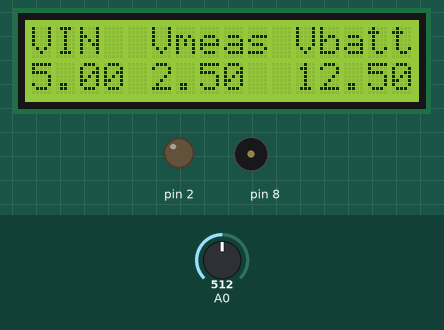
Simulated run of this sketch. Board: Arduino Uno, built with avr-gcc and run on an emulated ATmega328P. Parts: 16×2 character LCD, output pins drawn as LEDs (lit = HIGH), buzzer (waves = sounding). The test bench sets the inputs (shaded band); at power-on: A0 = 512. Pins used as bus, display or sensor lines are not drawn. At 2.6 s the program stops and its outputs stay as they are.

Above: at 2.1 s.
2.2 s: A0 set to 306
At 2.3 s:
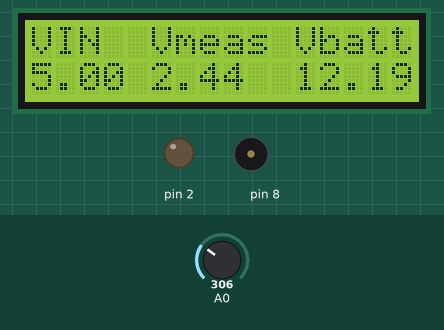
At 3.3 s:
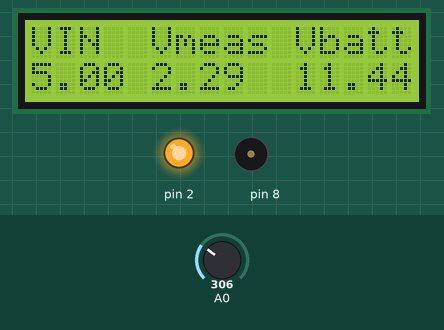
Timing chart, 0 to 4.1 s (numbered marks = the images above; inputs shaded):
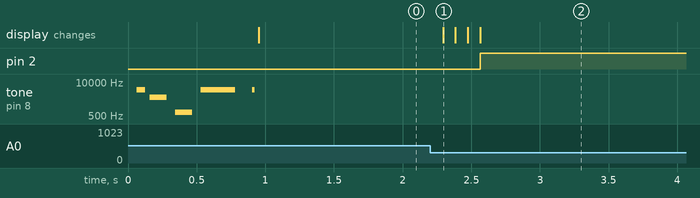

The sketch:

backup_battery_control.ino
```cpp
#include <LiquidCrystal_I2C.h>
#include <Wire.h>
#include "Timer.h"                     //http://github.com/JChristensen/Timer
#include <Average.h>

LiquidCrystal_I2C lcd(0x3F, 16, 2);

Timer t;

// Reserve space for 20 entries in the average bucket.
// Change the type between < and > to change the entire way the library works.
byte entries = 30;
Average<float> voltavg(entries);

float vmeas;
float vbatt;
#include "pitches.h"

// notes in the melody:
int melody[] = {

  NOTE_DS8, NOTE_E7, NOTE_F5, NOTE_DS8
};

// note durations: 4 = quarter note, 8 = eighth note, etc.:
int noteDurations[] = {
  16, 8, 8, 4,
};

float mapfloat(float x, float in_min, float in_max, float out_min, float out_max)
{
  return (x - in_min) * (out_max - out_min) / (in_max - in_min) + out_min;
}

int interval;
long currentmillis;
float Vcc;
float v;

void setup() {
  lcd.init();
  lcd.backlight();

  pinMode(8, OUTPUT);

  // iterate over the notes of the melody:
  for (int thisNote = 0; thisNote < (sizeof(melody) / sizeof(int)); thisNote++) {

    // to calculate the note duration, take one second divided by the note type.
    //e.g. quarter note = 1000 / 4, eighth note = 1000/8, etc.
    int noteDuration = 1000 / noteDurations[thisNote];
    tone(8, melody[thisNote], noteDuration);

    // to distinguish the notes, set a minimum time between them.
    // the note's duration + 30% seems to work well:
    int pauseBetweenNotes = noteDuration * 1.50;
    delay(pauseBetweenNotes);
    // stop the tone playing:
    noTone(8);
  }
  pinMode(2, OUTPUT);
  digitalWrite(2, LOW);
  beep();
  //delay(500);
  Vcc = readVcc() / 1000;

  currentmillis = millis();
}

void loop() {

  Vcc = readVcc() / 1000;
  digitalWrite(2, LOW);
  v = analogRead(A0) * Vcc / 1024;
  voltavg.push(v);
  vmeas = voltavg.mean();
  vbatt = vmeas * 5;
  lcd.clear();
  lcd.setCursor(0, 0);
  lcd.print("VIN  Vmeas Vbatt");
  lcd.setCursor(0, 1);
  lcd.print(Vcc);
  lcd.setCursor(5, 1);
  lcd.print(vmeas);
  lcd.setCursor(11, 1);
  lcd.print(vbatt);

  if (vbatt >= 12.62) { //>90%
    interval = 10000;
  }
  if (vbatt >= 11.96 && vbatt < 12.62) { // 40%-90%
    interval = 6000;
  }
  if (vbatt >= 11.66 && vbatt < 11.96) { // 20%-40%
    interval = 2500;
  }
  if (vbatt >= 11.51 && vbatt < 11.66) { // <20%
    interval = 500;
  }
  if (vbatt < 11.51) { // <10%
    digitalWrite(8, HIGH);
    digitalWrite(2, HIGH);
    while (1);
  }

  if ( millis() > (currentmillis + interval) && vbatt > 11.51) {
    beep();
    currentmillis = millis();
  }
  delay(50);

}

long readVcc() {

  long result;
  // Read 1.1V reference against AVcc
  ADMUX = _BV(REFS0) | _BV(MUX3) | _BV(MUX2) | _BV(MUX1);
  delay(5); // Wait for Vref to settle
  ADCSRA |= _BV(ADSC); // Convert
  while (bit_is_set(ADCSRA, ADSC));
  result = ADCL;
  result |= ADCH << 8;
  result = 1125300L / result; // Back-calculate AVcc in mV
  return result;

}

void beep() {
  tone(8, 5000, 15);
}
```

pitches.h
```cpp
/*************************************************
 * Public Constants
 *************************************************/

#define NOTE_B0  31
#define NOTE_C1  33
#define NOTE_CS1 35
#define NOTE_D1  37
#define NOTE_DS1 39
#define NOTE_E1  41
#define NOTE_F1  44
#define NOTE_FS1 46
#define NOTE_G1  49
#define NOTE_GS1 52
#define NOTE_A1  55
#define NOTE_AS1 58
#define NOTE_B1  62
#define NOTE_C2  65
#define NOTE_CS2 69
#define NOTE_D2  73
#define NOTE_DS2 78
#define NOTE_E2  82
#define NOTE_F2  87
#define NOTE_FS2 93
#define NOTE_G2  98
#define NOTE_GS2 104
#define NOTE_A2  110
#define NOTE_AS2 117
#define NOTE_B2  123
#define NOTE_C3  131
#define NOTE_CS3 139
#define NOTE_D3  147
#define NOTE_DS3 156
#define NOTE_E3  165
#define NOTE_F3  175
#define NOTE_FS3 185
#define NOTE_G3  196
#define NOTE_GS3 208
#define NOTE_A3  220
#define NOTE_AS3 233
#define NOTE_B3  247
#define NOTE_C4  262
#define NOTE_CS4 277
#define NOTE_D4  294
#define NOTE_DS4 311
#define NOTE_E4  330
#define NOTE_F4  349
#define NOTE_FS4 370
#define NOTE_G4  392
#define NOTE_GS4 415
#define NOTE_A4  440
#define NOTE_AS4 466
#define NOTE_B4  494
#define NOTE_C5  523
#define NOTE_CS5 554
#define NOTE_D5  587
#define NOTE_DS5 622
#define NOTE_E5  659
#define NOTE_F5  698
#define NOTE_FS5 740
#define NOTE_G5  784
#define NOTE_GS5 831
#define NOTE_A5  880
#define NOTE_AS5 932
#define NOTE_B5  988
#define NOTE_C6  1047
#define NOTE_CS6 1109
#define NOTE_D6  1175
#define NOTE_DS6 1245
#define NOTE_E6  1319
#define NOTE_F6  1397
#define NOTE_FS6 1480
#define NOTE_G6  1568
#define NOTE_GS6 1661
#define NOTE_A6  1760
#define NOTE_AS6 1865
#define NOTE_B6  1976
#define NOTE_C7  2093
#define NOTE_CS7 2217
#define NOTE_D7  2349
#define NOTE_DS7 2489
#define NOTE_E7  2637
#define NOTE_F7  2794
#define NOTE_FS7 2960
#define NOTE_G7  3136
#define NOTE_GS7 3322
#define NOTE_A7  3520
#define NOTE_AS7 3729
#define NOTE_B7  3951
#define NOTE_C8  4186
#define NOTE_CS8 4435
#define NOTE_D8  4699
#define NOTE_DS8 4978
```

Measured:
- after the input at 2.2 s, pin 2: LOW → HIGH after 0.36 s; the display: changes after 0.09 s (image 1)
- by itself, tone on pin 8: plays 4978 Hz for 0.06 s, 2637 Hz for 0.13 s, 698 Hz for 0.13 s, 4978 Hz for 0.25 s, 5000 Hz for 0.02 s
